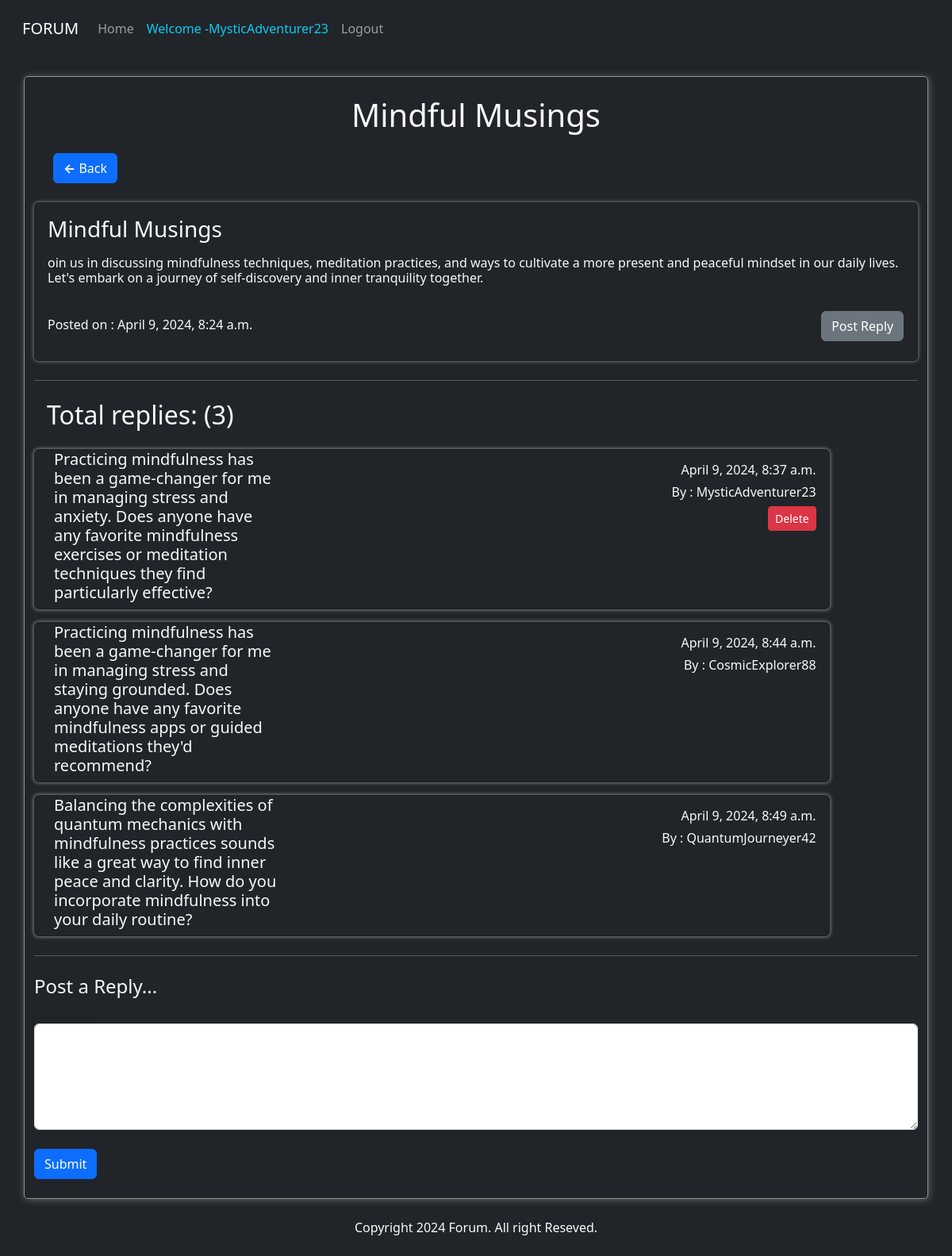
The app's page /thread/13 (signed in) with its own data.
### forumapp/models.py (models this page shows, shortened)
class Thread(models.Model):
    title = models.CharField(max_length=40)
    description = models.CharField(max_length=600)
    date_created = models.DateTimeField(auto_now_add=True)

class Reply(models.Model):
    thread = models.ForeignKey(Thread, on_delete=models.CASCADE)
    user = models.ForeignKey(User, on_delete=models.CASCADE)
    message = models.TextField()
    date_created = models.DateTimeField(auto_now_add=True)

### forumapp/views.py (the view)
# urls.py: path('thread/<int:thread_id>',views.thread,name='thread'),
def thread(request, thread_id):
    the_thread = Thread.objects.get(pk=thread_id)
    if request.method == 'POST':
        form = ReplyForm(request.POST)
        if form.is_valid():
            reply = form.save(commit=False)
            reply.thread = the_thread
            reply.user = request.user
            reply.save()
            return redirect('thread', thread_id=the_thread.id)
    else:
        form = ReplyForm()
    return render(request, 'forumapp/thread.html',{'form':form, 'thread':the_thread})

### forumapp/forms.py
class ReplyForm(ModelForm):
    class Meta:
        model = Reply
        fields = ('message',)
    def __init__(self,*args,**kwargs):
        super().__init__(*args,**kwargs)
        self.fields['message'].widget.attrs.update({'class':'form-control','rows':5})

### templates/forumapp/thread.html (shortened to what this page needs)
{% extends 'forumapp/base.html' %}
{% block body %}
<div class="container my-container my-4 bg-dark">
    <center>
        <h1 class="my-4 text-light">{{ thread.title }}</h1>
    </center>
    <p>
        <a class="btn btn-primary mx-4" type="button" href="{% url 'index' %}">
            <strong>&larr;</strong> Back
        </a>
    </p>
    <div class="card my-4 bg-dark text-light" style="width: 100%;box-shadow: 0px 0px 5px 0px rgb(150,150,150);">
        <div class="card-body">
            <h3 class="card-title">{{ thread.title }}</h3>
            <h6 class="card-text mb-4 mt-3">{{ thread.description }}</h6>
            <span>Posted on : {{ thread.date_created }}</span>
            {% if user.is_authenticated %}
            <a href="#post-reply" class="btn btn-secondary my-2" style="position: relative; right:-66%;">Post Reply</a>
            {% else %}
            <a href="{% url 'login' %}" class="btn btn-secondary my-2" style="position: relative; right:-66%;">login to Reply</a>
            {% endif %}
        </div>
    </div>
    <hr class="text-light my-4">
    <h2 class="my-4 mx-3 text-light">Total replies: ({{ thread.reply_set.count }})</h2>
    {% for reply in thread.reply_set.all %}
    <div class="card mb-3 bg-dark text-light" style="max-width: 90%; box-shadow: 0px 0px 4px 1px grey">
        <div class="row g-0">
            <div class="col-md-4" style="display: flex; justify-items:center; align-items:center">
                <h5 class="mx-4">{{ reply.message }}</h5>
            </div>
            <div class="col-md-8">
                <div class="card-body">
                    <h6 class="card-text" style="text-align: right;">{{ reply.date_created }}</h6>
                    <h6 class="card-text" style="text-align: right;">By : {{ reply.user.username }} </h6>
                {% if user.is_authenticated and user == reply.user %}
                        <h6 class="card-text" style="text-align: right;"><form method="post" action="{% url 'delete_reply' reply.id %}">
                            <button type="submit" class="btn btn-danger btn-sm">Delete</button>
                        </form></h6>
                    {% endif %}
                </div>
            </div>
        </div>
    </div>
    {% endfor %}
    {% if user.is_authenticated %}
    <hr class="text-light my-4">
    <form action="{% url 'thread' thread.id %}" method="POST">
        <div>
            <h4 for="exampleFormControlTextarea1" class="form-label text-light" id="post-reply">Post a Reply...</h4>
                {{ form.as_p }}
        </div>
        <button class="btn btn-primary my-2 mb-4" type="submit">Submit</button>
    </form>
    {% endif %}
</div>
<footer class="text-light mb-4">
    <center>Copyright {% now "Y" %} Forum. All right Reseved.</center>
</footer>
{% endblock %}

### templates/forumapp/base.html (shortened to what this page needs)
{% load static %}
<!DOCTYPE html>
<html lang="en">
<head>
    <link rel="stylesheet" href="{% static 'forumapp/css/style.css' %}">
    <link href="https://cdn.jsdelivr.net/npm/bootstrap@5.3.1/dist/css/bootstrap.min.css" rel="stylesheet">
</head>
<body class="bg-dark">
    <nav class="navbar navbar-dark navbar-expand-lg bg-body-body text-light bg-dark py-3 px-3">
        <div class="container-fluid">
          <a class="navbar-brand" href="{% url 'index' %}">FORUM</a>
          <div class="collapse navbar-collapse" id="navbarNav">
            <ul class="navbar-nav">
              <li class="nav-item text-danger">
                <a class="nav-link" aria-current="page" href="{% url 'index' %}">Home</a>
              </li>
              {% if user.is_authenticated %}
              <li class="nav-item">
                <a class="nav-link text-info" href="{% url 'profile' %}">Welcome -{{user.username}}</a>
              </li>
              <li class="nav-item">
              <form action="{% url 'logout' %}" method="post">
                <button type="submit" class="nav-link">Logout</button>
              </form>
            </li>
              {% else %}
              <li class="nav-item">
                <a class="nav-link " href="{% url 'login' %}">Login</a>
              </li>
              {% endif %}
            </ul>
          </div>
        </div>
      </nav>
    {% block body %}
    {% endblock %}
</body>
</html>

### static/forumapp/css/style.css (style rules this page uses)
.my-container { border: 1px solid rgb(145, 145, 145); box-shadow: 1px 1px 10px 0px rgb(100, 100, 100); border-radius: 5px; }

### records on screen
Thread: title "Mindful Musings", description "oin us in discussing mindfulness techniques, meditation practices, and ways to cultivate a more present and peaceful mindset in our daily lives. Let's embark on a journey of self-discovery and inner tranquility together.", date_created "April 9, 2024, 8:24 a.m.", reply_set.count "3"
Reply: message "Practicing mindfulness has been a game-changer for me in managing stress and anxiety. Does anyone have any favorite mindfulness exercises or meditation techniques they find particularly effective?", date_created "April 9, 2024, 8:37 a.m.", user.username "MysticAdventurer23", shows "Delete"
Reply: message "Practicing mindfulness has been a game-changer for me in managing stress and staying grounded. Does anyone have any favorite mindfulness apps or guided meditations they'd recommend?", date_created "April 9, 2024, 8:44 a.m.", user.username "CosmicExplorer88"
Reply: message "Balancing the complexities of quantum mechanics with mindfulness practices sounds like a great way to find inner peace and clarity. How do you incorporate mindfulness into your daily routine?", date_created "April 9, 2024, 8:49 a.m.", user.username "QuantumJourneyer42"

### other values on screen
{{ user.username }} "MysticAdventurer23"
